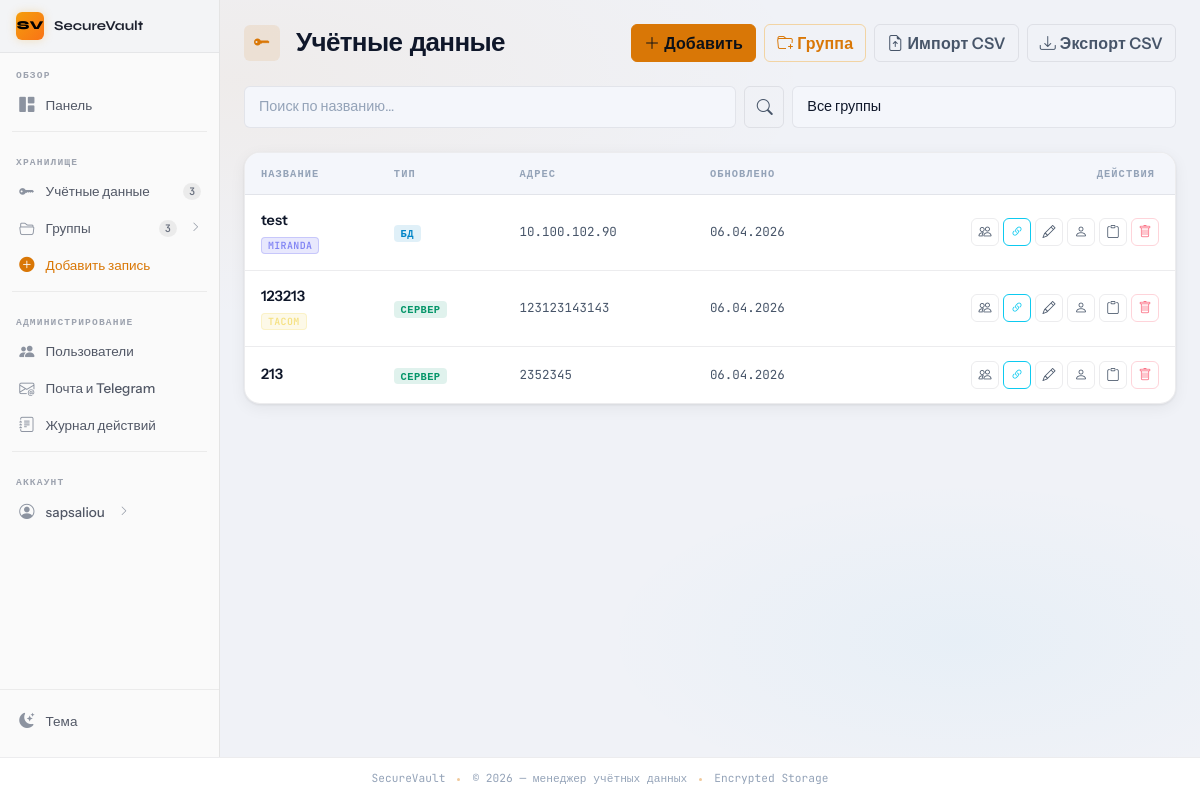
The page /credentials/ (signed in) on the database as committed earlier.
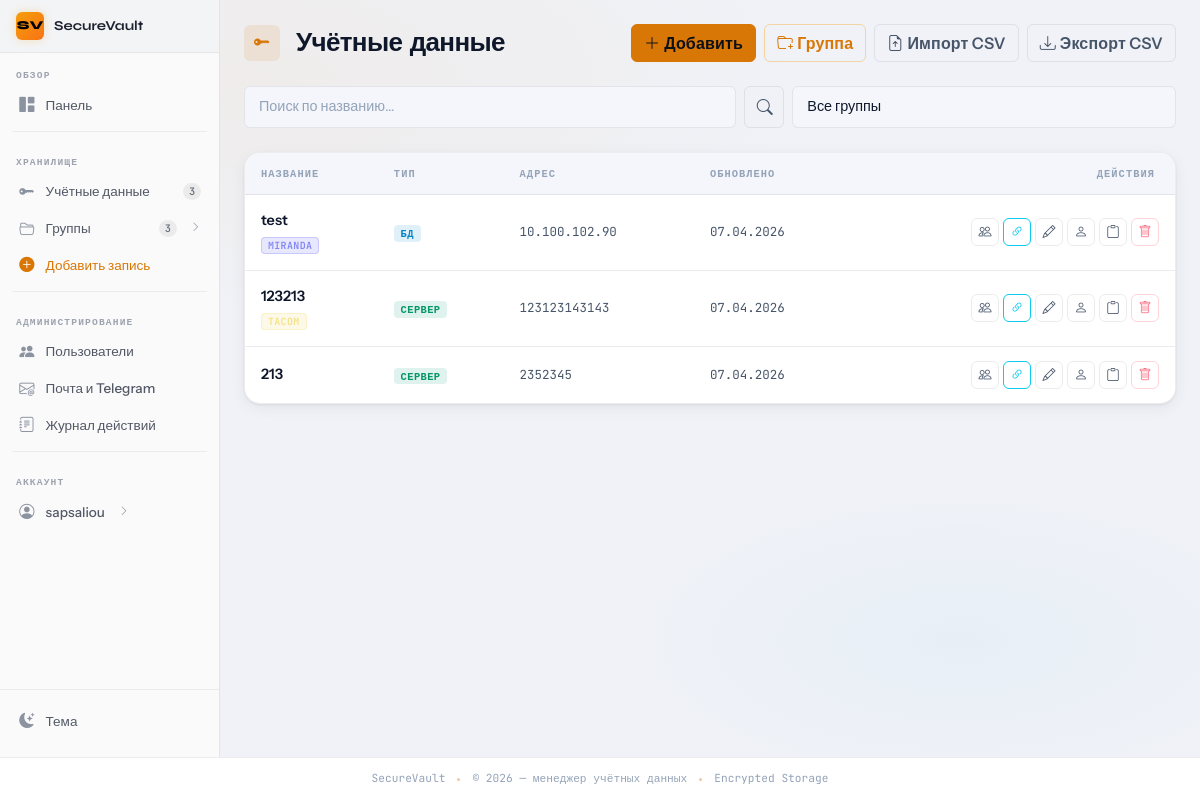
The same page on the database as committed later.
### app/models.py (models this page shows, shortened)
class Credential(db.Model):
    id = db.Column(db.Integer, primary_key=True)
    title = db.Column(db.String(120), nullable=False)
    service_type = db.Column(db.String(50), nullable=False)  # server, database, app, etc
    description = db.Column(db.Text)
    username_encrypted = db.Column(db.Text, nullable=False)
    password_encrypted = db.Column(db.Text, nullable=False)
    url = db.Column(db.String(255))
    port = db.Column(db.Integer)
    extra_data_encrypted = db.Column(db.Text)  # JSON для доп данных
    user_id = db.Column(db.Integer, db.ForeignKey('user.id'), nullable=False)
    group_id = db.Column(db.Integer, db.ForeignKey('credential_group.id'))
    position = db.Column(db.Integer, default=0, nullable=False)
    created_at = db.Column(db.DateTime, default=datetime.utcnow)
    updated_at = db.Column(db.DateTime, default=datetime.utcnow, onupdate=datetime.utcnow)
    last_accessed = db.Column(db.DateTime)
    shares = db.relationship(
        'CredentialShare',
        back_populates='credential',
        lazy='dynamic',
        cascade='all, delete-orphan',
    )
    reveal_tokens = db.relationship(
        'CredentialRevealToken',
        back_populates='credential',
        lazy='dynamic',
        cascade='all, delete-orphan',
    )

class CredentialGroup(db.Model):
    id = db.Column(db.Integer, primary_key=True)
    name = db.Column(db.String(120), nullable=False)
    description = db.Column(db.Text)
    user_id = db.Column(db.Integer, db.ForeignKey('user.id'), nullable=False)
    created_at = db.Column(db.DateTime, default=datetime.utcnow)
    color = db.Column(db.String(7), default='#3b82f6')
    position = db.Column(db.Integer, default=0, nullable=False)
    credentials = db.relationship('Credential', backref='group', lazy='dynamic', cascade='all, delete-orphan')

### app/routes.py (the view)
@credential_bp.route('/')
@login_required
def list_credentials():
    page = request.args.get('page', 1, type=int)
    group_id = request.args.get('group_id', None, type=int)
    search = request.args.get('search', '')
    query = _visible_credentials_query(current_user)
    if group_id:
        query = query.filter_by(group_id=group_id)
    if search:
        query = query.filter(Credential.title.ilike(f'%{search}%'))
    credentials = (
        query.order_by(
            nulls_last(Credential.group_id),
            Credential.position.asc(),
            Credential.title.asc(),
        ).paginate(page=page, per_page=10)
    )
    groups = current_user.groups.order_by(CredentialGroup.position, CredentialGroup.name).all()
    groups_meta = [{'group': g, 'count': g.credentials.count()} for g in groups]
    return render_template(
        'credentials.html',
        credentials=credentials,
        groups=groups,
        groups_meta=groups_meta,
        search=search,
        group_id=group_id,
        can_sort_credentials=bool(group_id) and not bool(search),
    )

### app/routes.py (called while the page is built)
def _visible_credentials_query(user):
    share_ids = db.session.query(CredentialShare.credential_id).filter(
        CredentialShare.shared_with_user_id == user.id
    )
    return Credential.query.filter(
        or_(Credential.user_id == user.id, Credential.id.in_(share_ids))
    )

### app/templates/credentials.html (shortened to what the changed rows need)
{% extends "base.html" %}
{% macro group_hex(g) -%}
{%- if g and g.color and g.color|length == 7 and g.color[0:1] == '#' -%}{{ g.color|e }}{%- else -%}#f59e0b{%- endif -%}
{%- endmacro %}
{% set svc_labels = {
  'server': 'Сервер', 'database': 'БД', 'app': 'Приложение',
  'email': 'Email', 'cloud': 'Облако', 'vpn': 'VPN', 'other': 'Другое'
} %}
{% set svc_type_keys = svc_labels.keys()|list %}
{% block content %}
<div class="py-4">
  <div class="d-flex flex-column flex-md-row justify-content-between align-items-start align-items-md-center gap-3 mb-4 animate-fadein">
    <div class="d-flex align-items-center gap-3">
      <h1 class="page-title mb-0">Учётные данные</h1>
    </div>
  </div>
  {% set show_empty_onboarding = credentials.total == 0 and not search and not group_id %}
  {% if show_empty_onboarding %}
  <div class="card-vault animate-fadein-2">
    <div class="p-5 text-center">
      <div class="mb-3" style="font-size:3rem;opacity:0.35;"><i class="bi bi-key"></i></div>
      <h2 class="h5 mb-2" style="font-family:var(--font-display);">Пока нет учётных записей</h2>
      <p class="text-muted mb-4 col-lg-8 mx-auto">Создайте первую запись, группу или импортируйте данные из другого менеджера (CSV).</p>
      <a href="{{ url_for('credential_bp.add_credential') }}" class="btn btn-primary me-2">
        <i class="bi bi-plus-lg me-1"></i>Добавить запись
      </a>
      <a href="{{ url_for('credential_bp.add_group') }}" class="btn btn-outline-secondary me-2">
        <i class="bi bi-folder-plus me-1"></i>Новая группа
      </a>
      <a href="{{ url_for('credential_bp.import_credentials_csv') }}" class="btn btn-outline-secondary">
        <i class="bi bi-file-earmark-arrow-up me-1"></i>Импорт CSV
      </a>
    </div>
  </div>
  {% else %}
  <div class="card-vault d-none d-md-block animate-fadein-2">
    <div class="table-responsive">
      <table class="table-vault w-100">
        <thead>
          <tr>
            <th>Название</th>
            <th>Тип</th>
            <th>Адрес</th>
            <th>Обновлено</th>
            <th class="text-end" style="padding-right:1.25rem;">Действия</th>
          </tr>
        </thead>
        <tbody{% if can_sort_credentials %} id="sv-credentials-sort"{% endif %}>
          {% if credentials.items %}
            {% for cred in credentials.items %}
              {% set is_owner = cred.user_id == current_user.id %}
              <tr data-credential-id="{{ cred.id }}" {% if is_owner %}data-owner="1"{% endif %}>
                <td style="padding-left:1rem;">
                  <p class="mb-0 fw-semibold" style="font-size:0.9rem;">{{ cred.title }}</p>
                  {% if cred.group %}
                    {% set gh = group_hex(cred.group) %}
                    <span class="badge badge-group mt-1" style="--gv: {{ gh }};">{{ cred.group.name }}</span>
                  {% endif %}
                </td>
                <td>
                  {% set st = cred.service_type if cred.service_type in svc_type_keys else 'other' %}
                  <span class="badge badge-svc badge-svc-{{ st }}">{{ svc_labels.get(cred.service_type, cred.service_type) }}</span>
                </td>
                <td class="text-muted" style="font-family:var(--font-mono);font-size:0.78rem;max-width:200px;">
                  <span class="d-block text-truncate">
                    {% if cred.url %}{{ cred.url }}{% if cred.port %}:{{ cred.port }}{% endif %}{% else %}<span class="text-dim">—</span>{% endif %}
                  </span>
                </td>
                <td class="text-muted" style="font-family:var(--font-mono);font-size:0.78rem;white-space:nowrap;">
                  {{ cred.updated_at.strftime('%d.%m.%Y') }}
                </td>
                <td class="text-end" style="padding-right:1rem;">
                  <div class="d-flex align-items-center justify-content-end gap-1">
                    {% if is_owner %}
                      <a href="{{ url_for('credential_bp.share_credential', credential_id=cred.id, next='list') }}"
                         class="btn btn-sm btn-outline-secondary btn-icon" title="Поделиться">
                        <i class="bi bi-people"></i>
                      </a>
                      <a href="{{ url_for('credential_bp.credential_one_time_link', credential_id=cred.id, next='list') }}"
                         class="btn btn-sm btn-outline-info btn-icon" title="Одноразовая ссылка">
                        <i class="bi bi-link-45deg"></i>
                      </a>
                      <a href="{{ url_for('credential_bp.edit_credential', credential_id=cred.id) }}"
                         class="btn btn-sm btn-outline-secondary btn-icon" title="Изменить">
                        <i class="bi bi-pencil"></i>
                      </a>
                    {% else %}
                      <a href="{{ url_for('credential_bp.view_credential', credential_id=cred.id) }}"
                         class="btn btn-sm btn-outline-secondary btn-icon" title="Открыть">
                        <i class="bi bi-eye"></i>
                      </a>
                    {% endif %}
                    <button type="button" class="btn btn-sm btn-outline-secondary btn-icon copy-username-btn"
                            data-credential-id="{{ cred.id }}" title="Копировать логин">
                      <i class="bi bi-person"></i>
                    </button>
                    <button type="button" class="btn btn-sm btn-outline-secondary btn-icon copy-password"
                            data-credential-id="{{ cred.id }}" title="Копировать пароль">
                      <i class="bi bi-clipboard"></i>
                    </button>
                    {% if is_owner %}
                      <form method="post"
                            action="{{ url_for('credential_bp.delete_credential', credential_id=cred.id) }}"
                            class="d-inline"
                            onsubmit="return confirm('Удалить эту запись?');">
                        <button type="submit" class="btn btn-sm btn-outline-danger btn-icon" title="Удалить">
                          <i class="bi bi-trash"></i>
                        </button>
                      </form>
                    {% endif %}
                  </div>
                </td>
              </tr>
            {% endfor %}
          {% endif %}
        </tbody>
      </table>
    </div>
  </div>
  {% endif %}
</div>
{% endblock %}

Rows that differ between the two databases and show on the page:
changed Credential "test": updated_at "06.04.2026" → "07.04.2026"
changed Credential "TACOM": updated_at "06.04.2026" → "07.04.2026"
changed Credential (number 3 of 3 on the later page): updated_at "06.04.2026" → "07.04.2026"
